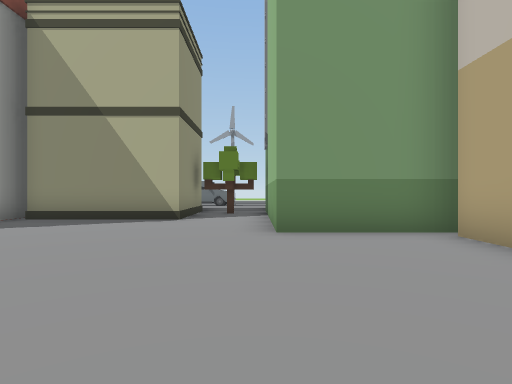
View 1 (above)

24 first-person views from a walk through a Unity game level. The camera is 1.3 m above the floor, looks level and sees 80° across. The floor is counted in squares, 2 m on a side. Each view is taken from the middle of a square. On the plan, view 1 faces up. The plan holds only what a view shows up to about 10 squares ahead; the rest is blank. The place goes on beyond the plan. Some animated figures are not drawn.

View 2
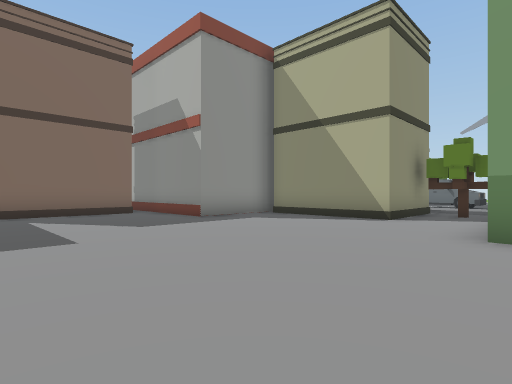

View 3
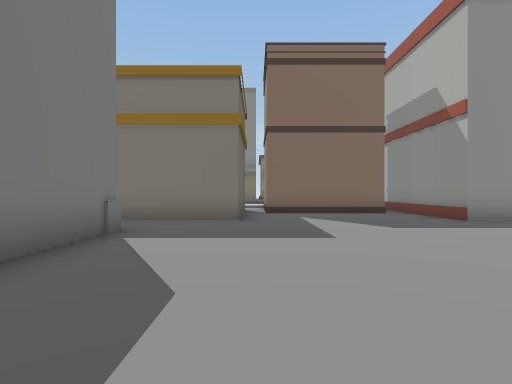

View 4
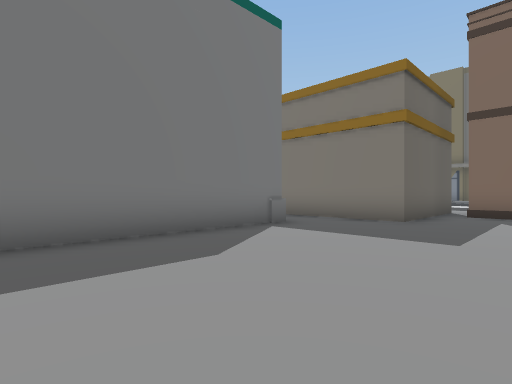

View 5
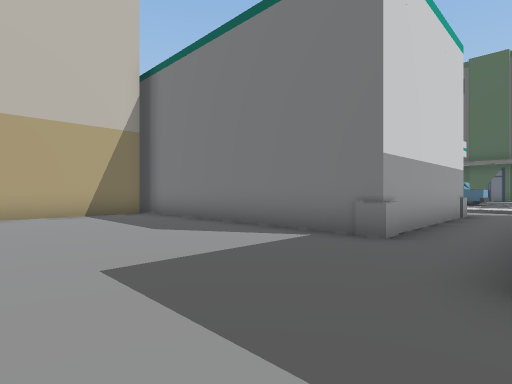

View 6
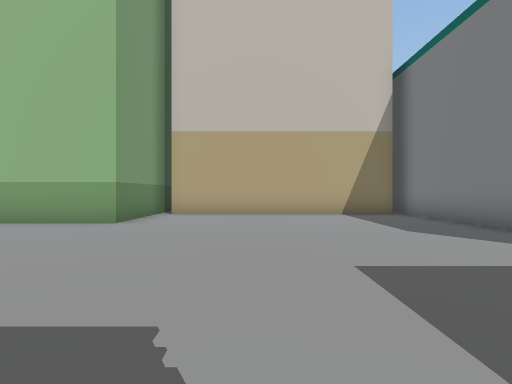

View 7
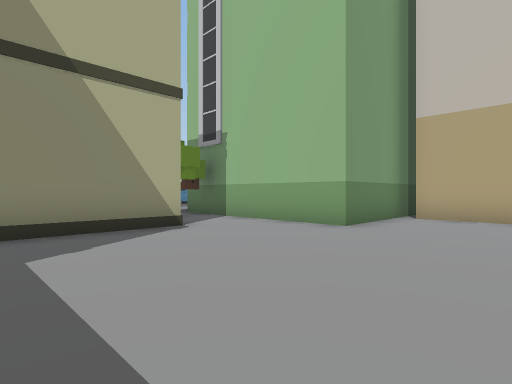

View 8
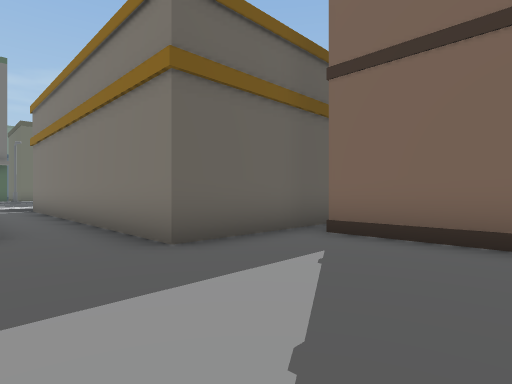

View 9
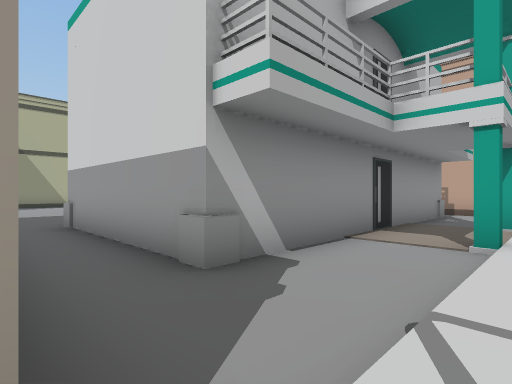

View 10
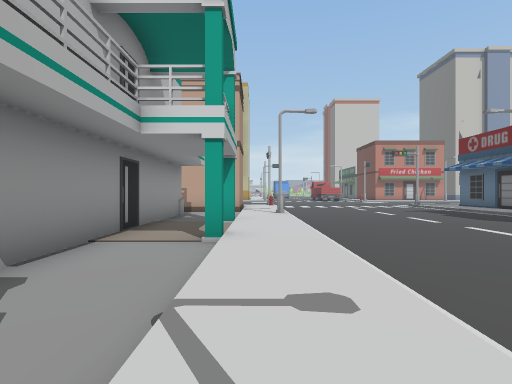

View 11
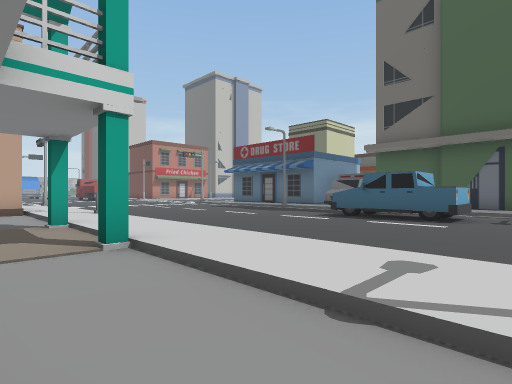

View 12
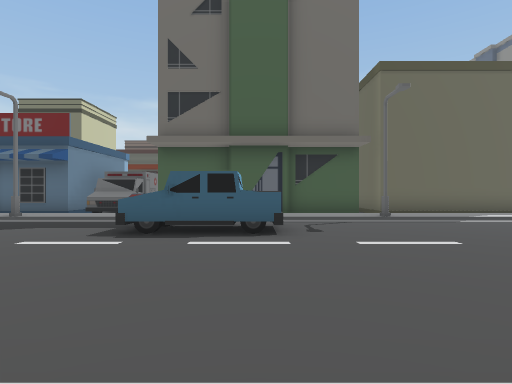

View 13
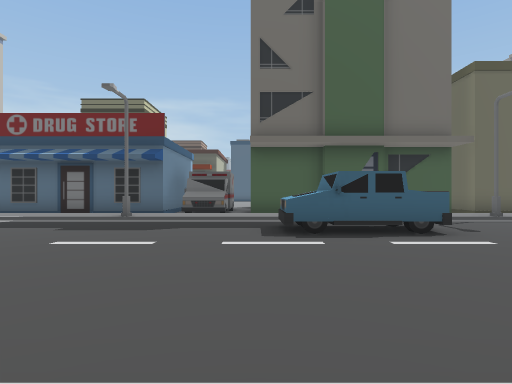

View 14
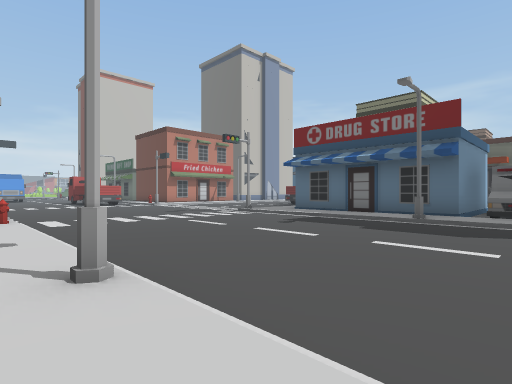

View 15
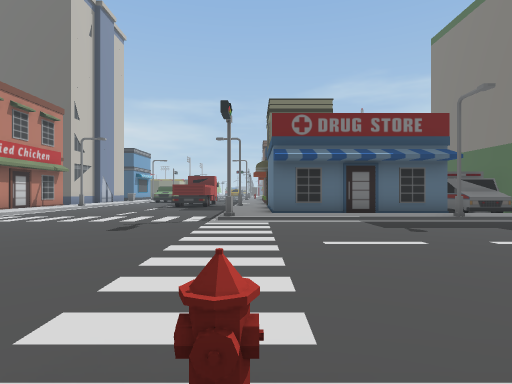

View 16
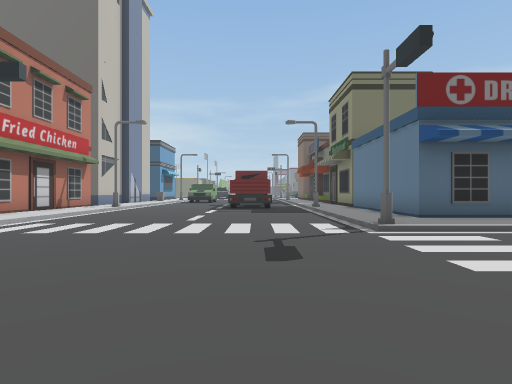

View 17
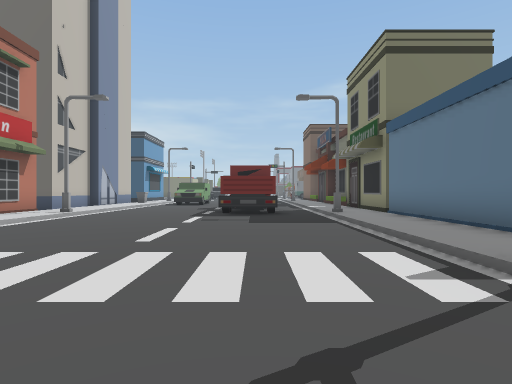

View 18
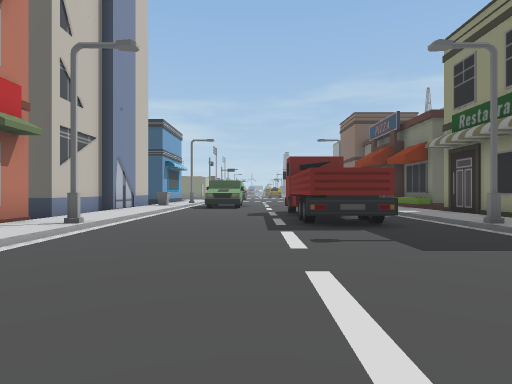

View 19
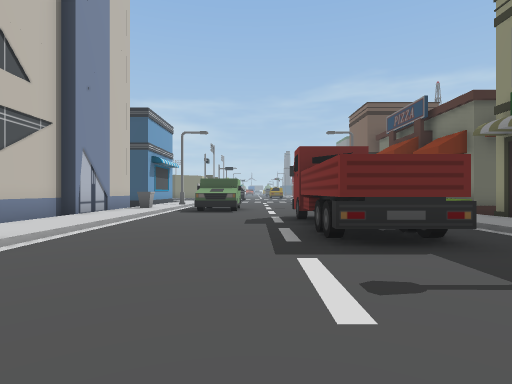

View 20
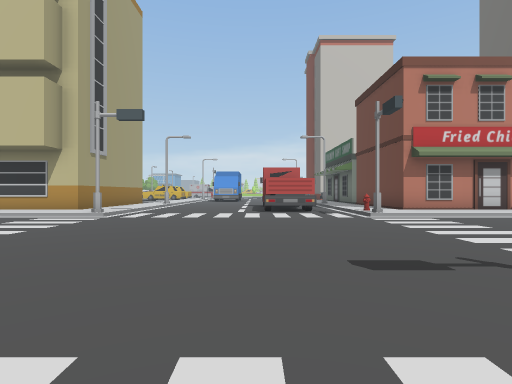

View 21
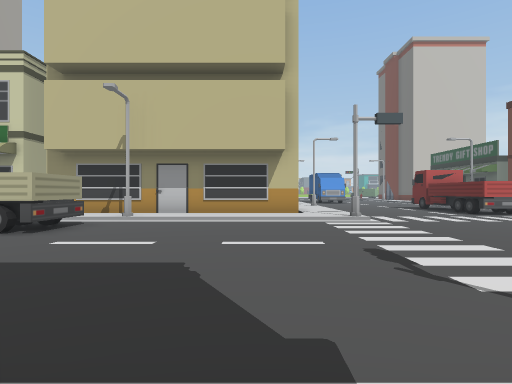

View 22
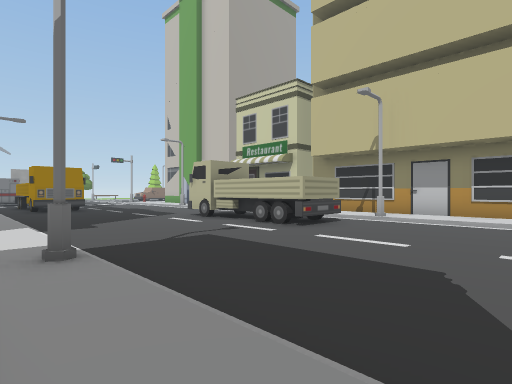

View 23
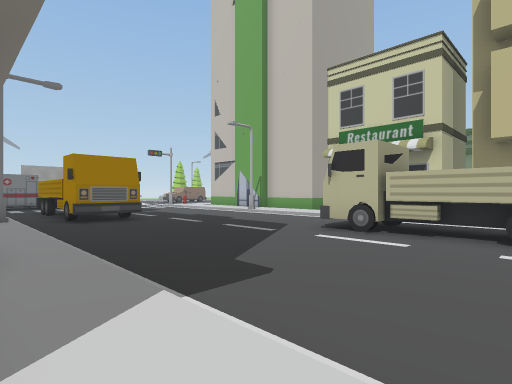

View 24
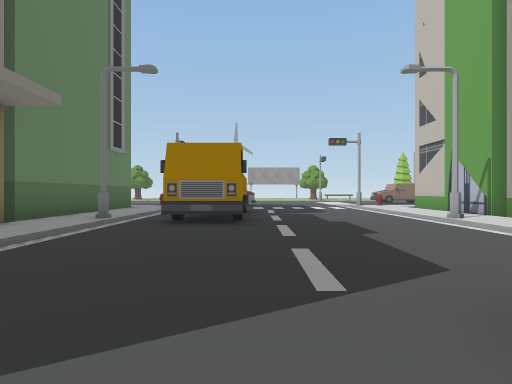

### Floor plan
Key: @ floor where view 1 was taken; # wall or solid block; . main floor; : floor 0.25 m higher than the main floor; / step, stairs or slope; ^ raised ledge; B building; T tree; S streetlight; R truck; H hydrant; O other object.
Columns run from 9 left of view 1 to 19 right of it. Each row starts with its distance up from view 1.
 10        B..B
  9        BTT       B:/RR..../:B
  8    ^   B..B      B:/RR..../:B
  7    ^BBBB..B      B:/RR..../:B
  6    #......B      B:SRR....S:B
  5 ^###......BBBB   B:/.R..../:
  4 #...........B    B:/....../
  3 #...........B     :/....../ B
  2 #...........B     B/....../ B
  1 #...........B     B/......  B
  0 .........@..B     :/....RR/ B
 -1 BBBB........B     :/....RR/
 -2    B........BB    :/....R / B
 -3    B.#######      :/....RR/:B
 -4    B.#            :/....RR/:B
 -5    B.#            :S......S:B
 -6    B.#            :/....../:B
 -7    B.######### #  :/....../:B
 -8    B...........#  :/....../:B
 -9    B....#.#....#   /....../:B
-10    :::::::::::::: : ....../::
-11     /////////S////H/......#//
-12     .........................
-13    ..........................
-14   ...........................
-15   ...........................
-16  .....RRR...................R
-17 ......R R...................R
-18 ///S/////////S/////#....../O/
-19 :::::::::::::::::::/....../::
-20 ###BBBBBBBOO######:/....../:#
-21            O#    #:/....../:#
-22             #    #:/....../:#
-23                  #:/....../:#
-24                  #:S......S:#
-25                BBB:/.RR.../:#
-26                  B:/.RR.../:B
-27                  B:/. R.../:B
-28                  B:/ RR.../:B
-29                       R.../:B
-30                 BB    ..../:B
-31                  B    ..OO/:

Positions as (right, up) in squares from view 1, and headings:
1: (0, 0), facing up
2: (1, 0), facing up-left
3: (1, 0), facing left
4: (1, 2), facing down-left
5: (-6, 2), facing down-right
6: (-6, 2), facing right
7: (-5, 2), facing up-right
8: (-4, 3), facing down-left
9: (-6, -10), facing up-right
10: (-6, -10), facing right
11: (-5, -8), facing down-right
12: (-3, -10), facing down
13: (0, -10), facing down
14: (1, -10), facing down-right
15: (9, -10), facing down
16: (12, -13), facing down
17: (12, -16), facing down
18: (14, -19), facing down
19: (14, -21), facing down
20: (9, -15), facing right
21: (9, -8), facing right
22: (9, -8), facing up-right
23: (9, -3), facing up-right
24: (13, -1), facing up
